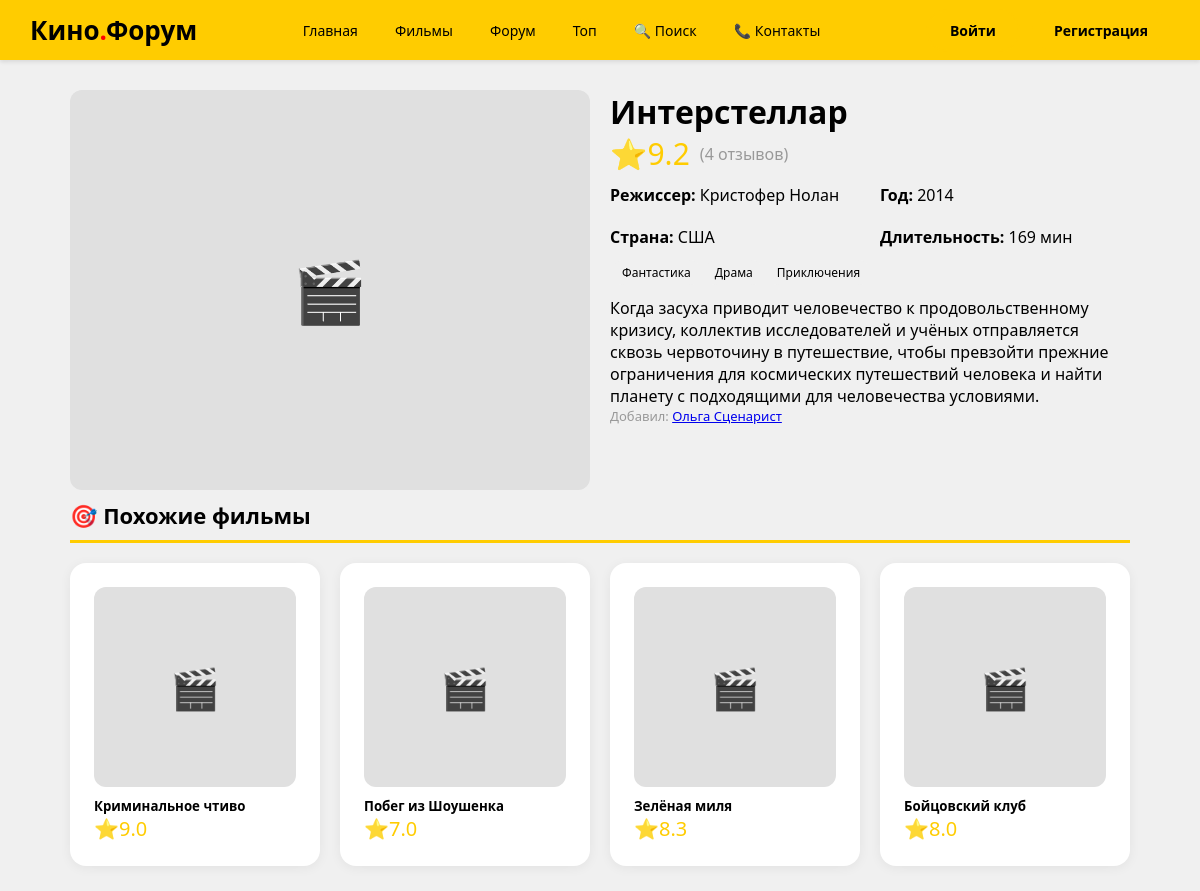
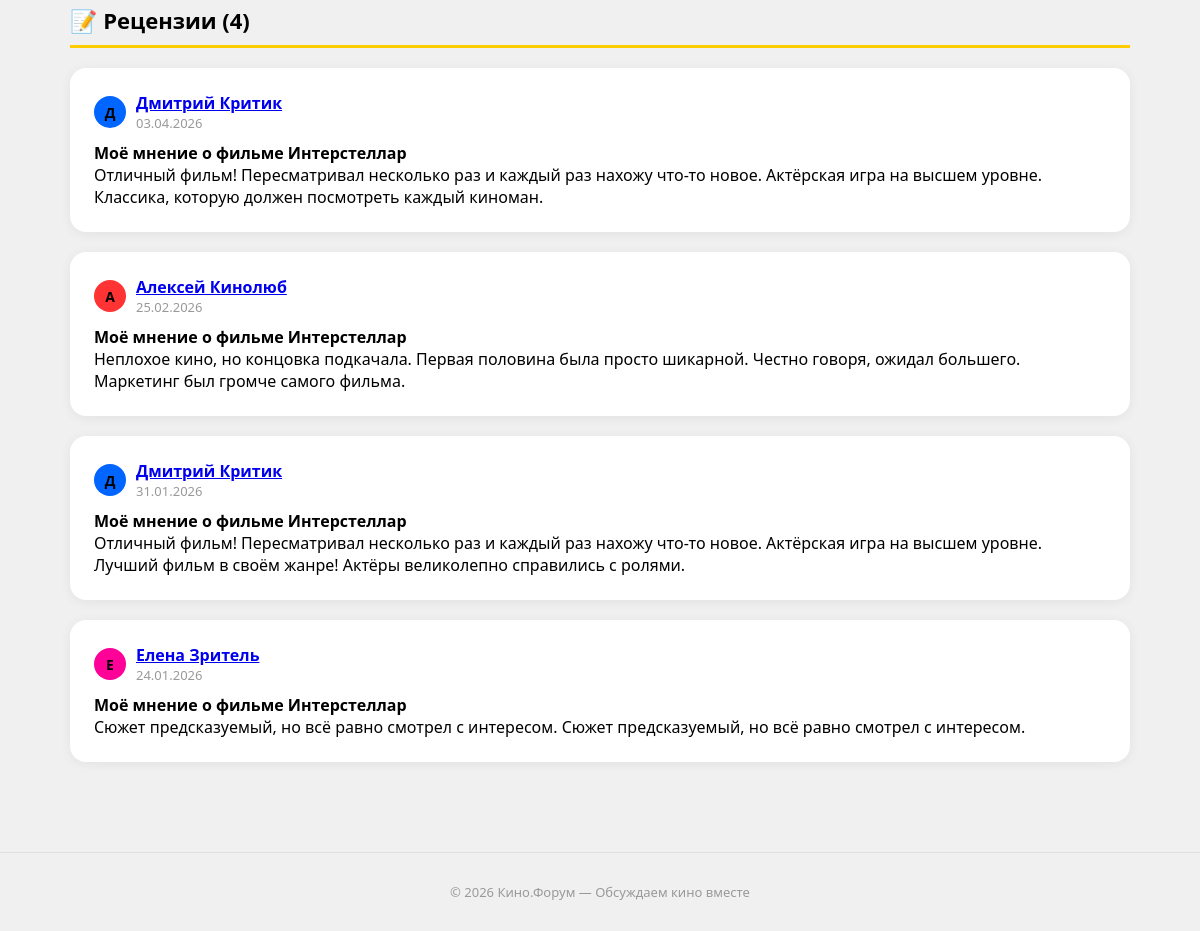
/film/1, run on the app's committed database (2 pictures, top to bottom).
### data/film.py (models this page shows)
class Film(SqlAlchemyBase):
    __tablename__ = 'films'
    id = sqlalchemy.Column(sqlalchemy.Integer, primary_key=True, autoincrement=True)
    title = sqlalchemy.Column(sqlalchemy.String(200), nullable=False)
    director = sqlalchemy.Column(sqlalchemy.String(200))
    year = sqlalchemy.Column(sqlalchemy.Integer)
    genre = sqlalchemy.Column(sqlalchemy.String(500))
    country = sqlalchemy.Column(sqlalchemy.String(200))
    duration = sqlalchemy.Column(sqlalchemy.Integer)
    description = sqlalchemy.Column(sqlalchemy.Text)
    rating = sqlalchemy.Column(sqlalchemy.Float, default=0.0)
    review_count = sqlalchemy.Column(sqlalchemy.Integer, default=0)
    created_date = sqlalchemy.Column(sqlalchemy.DateTime, default=datetime.datetime.now)
    user_id = sqlalchemy.Column(sqlalchemy.Integer, sqlalchemy.ForeignKey("users.id"))
    user = orm.relationship("User", back_populates='films')
    reviews = orm.relationship("Review", back_populates='film')

### data/users.py (models this page shows, shortened)
class User(SqlAlchemyBase, UserMixin):
    __tablename__ = 'users'
    id = sqlalchemy.Column(sqlalchemy.Integer, primary_key=True, autoincrement=True)
    name = sqlalchemy.Column(sqlalchemy.String(100), nullable=False)
    email = sqlalchemy.Column(sqlalchemy.String(100), unique=True, nullable=False)
    about = sqlalchemy.Column(sqlalchemy.Text, default='')
    hashed_password = sqlalchemy.Column(sqlalchemy.String(200), nullable=False)
    created_date = sqlalchemy.Column(sqlalchemy.DateTime, default=datetime.datetime.now)
    films = orm.relationship("Film", back_populates='user')
    reviews = orm.relationship("Review", back_populates='user')
    comments = orm.relationship("Comment", back_populates='user')
    forum_posts = orm.relationship("ForumPost", back_populates='user')

### data/review.py (models this page shows)
class Review(SqlAlchemyBase):
    __tablename__ = 'reviews'
    id = sqlalchemy.Column(sqlalchemy.Integer, primary_key=True, autoincrement=True)
    title = sqlalchemy.Column(sqlalchemy.String(200), nullable=False)
    content = sqlalchemy.Column(sqlalchemy.Text, nullable=False)
    created_date = sqlalchemy.Column(sqlalchemy.DateTime, default=datetime.datetime.now)
    user_id = sqlalchemy.Column(sqlalchemy.Integer, sqlalchemy.ForeignKey("users.id"))
    film_id = sqlalchemy.Column(sqlalchemy.Integer, sqlalchemy.ForeignKey("films.id"))
    user = orm.relationship("User", back_populates='reviews')
    film = orm.relationship("Film", back_populates='reviews')

### main.py (the view, shortened to what this page needs)
@app.route('/film/<int:id>')
def view_film(id):
    db_sess = db_session.create_session()
    film = db_sess.get(Film, id)
    if not film:
        abort(404)
    reviews = db_sess.query(Review).filter(Review.film_id == id).order_by(Review.created_date.desc()).all()
    ratings = db_sess.query(Rating).filter(Rating.film_id == id).all()
    avg_rating = sum([r.rating for r in ratings]) / len(ratings) if ratings else 0
    user_rating = None
    is_favorite = False
    similar_films = db_sess.query(Film).filter(Film.id != id).limit(4).all()
    return render_template('view_film.html', film=film, reviews=reviews, avg_rating=round(avg_rating, 1), user_rating=user_rating, is_favorite=is_favorite, similar_films=similar_films, YANDEX_COLORS=YANDEX_COLORS, STYLE=STYLE, get_header=get_header)

### data/db_session.py (called while the page is built)
def create_session() -> Session:
    global __factory
    return __factory()

### templates/view_film.html (shortened to what this page needs)
{% extends "base.html" %}
{% block content %}
<div class="ya-grid ya-grid-2 ya-mb">
    <div>
        <div class="ya-film-poster" style="height:400px">🎬</div>
    </div>
    <div>
        <h1>{{ film.title }}</h1>
        <div class="ya-flex ya-mb">
            <span class="ya-rating" style="font-size:30px">⭐{{ "%.1f"|format(avg_rating) }}</span>
            <span class="ya-text-muted">({{ film.review_count }} отзывов)</span>
        </div>
        <div class="ya-grid ya-grid-2 ya-mb">
            <div><strong>Режиссер:</strong> {{ film.director }}</div>
            <div><strong>Год:</strong> {{ film.year }}</div>
            <div><strong>Страна:</strong> {{ film.country }}</div>
            <div><strong>Длительность:</strong> {{ film.duration }} мин</div>
        </div>
        <div class="ya-mb">{% for g in film.genre.split(',') %}<span class="ya-tag">{{ g.strip() }}</span>{% endfor %}</div>
        <p>{{ film.description }}</p>
        <div class="ya-text-muted ya-text-sm">Добавил: <a href="/profile/{{ film.user.id }}">{{ film.user.name }}</a></div>
    </div>
</div>
{% if similar_films %}
    <h2 class="ya-section-title">🎯 Похожие фильмы</h2>
    <div class="ya-grid ya-grid-4 ya-mb">
        {% for sf in similar_films %}
            <a href="/film/{{ sf.id }}" style="text-decoration:none;color:#000">
                <div class="ya-card">
                    <div class="ya-film-poster" style="height:200px;font-size:40px">🎬</div>
                    <h5 class="ya-mt">{{ sf.title }}</h5>
                    <span class="ya-rating">⭐{{ "%.1f"|format(sf.rating) }}</span>
                </div>
            </a>
        {% endfor %}
    </div>
{% endif %}
<h2 class="ya-section-title">📝 Рецензии ({{ reviews|length }})</h2>
{% for review in reviews %}
    <div class="ya-card">
        <div class="ya-flex ya-mb">
            <a href="/profile/{{ review.user.id }}" class="ya-avatar ya-avatar-sm" style="background:{{ YANDEX_COLORS[review.user.id % 12] }};text-decoration:none">{{ review.user.name[0].upper() }}</a>
            <div>
                <a href="/profile/{{ review.user.id }}"><strong>{{ review.user.name }}</strong></a>
                <div class="ya-text-muted ya-text-sm">{{ review.created_date.strftime('%d.%m.%Y') }}</div>
            </div>
        </div>
        <h4>{{ review.title }}</h4>
        <p>{{ review.content }}</p>
    </div>
{% endfor %}
{% endblock %}

### data on the page
Film: title "Интерстеллар", review_count "4", director "Кристофер Нолан", year "2014", country "США", duration "169", description "Когда засуха приводит человечество к продовольственному кризису, коллектив исследователей и учёных отправляется сквозь червоточину в путешествие, чтобы превзойти прежние ограничения для космических путешествий человека и найти планету с подходящими для человечества условиями."
User: user.name "Ольга Сценарист"
Film: title "Криминальное чтиво", rating "9.0"
Film: title "Побег из Шоушенка", rating "7.0"
Film: title "Зелёная миля", rating "8.3"
Film: title "Бойцовский клуб", rating "8.0"
Review: user "Д", user.name "Дмитрий Критик", created_date "03.04.2026", title "Моё мнение о фильме Интерстеллар", content "Отличный фильм! Пересматривал несколько раз и каждый раз нахожу что-то новое. Актёрская игра на высшем уровне. Классика, которую должен посмотреть каждый киноман."
Review: user "А", user.name "Алексей Кинолюб", created_date "25.02.2026", title "Моё мнение о фильме Интерстеллар", content "Неплохое кино, но концовка подкачала. Первая половина была просто шикарной. Честно говоря, ожидал большего. Маркетинг был громче самого фильма."
Review: user "Д", user.name "Дмитрий Критик", created_date "31.01.2026", title "Моё мнение о фильме Интерстеллар", content "Отличный фильм! Пересматривал несколько раз и каждый раз нахожу что-то новое. Актёрская игра на высшем уровне. Лучший фильм в своём жанре! Актёры великолепно справились с ролями."
Review: user "Е", user.name "Елена Зритель", created_date "24.01.2026", title "Моё мнение о фильме Интерстеллар", content "Сюжет предсказуемый, но всё равно смотрел с интересом. Сюжет предсказуемый, но всё равно смотрел с интересом."

### other printed values
{{ get_header()|safe }} "Кино . Форум Главная Фильмы Форум Топ 🔍 Поиск 📞 Контакты Войти Регистрация"
{{ "%.1f"|format(avg_rating) }} "9.2"
{{ g.strip() }} "Фантастика" "Драма" "Приключения"
{{ reviews|length }} "4"
